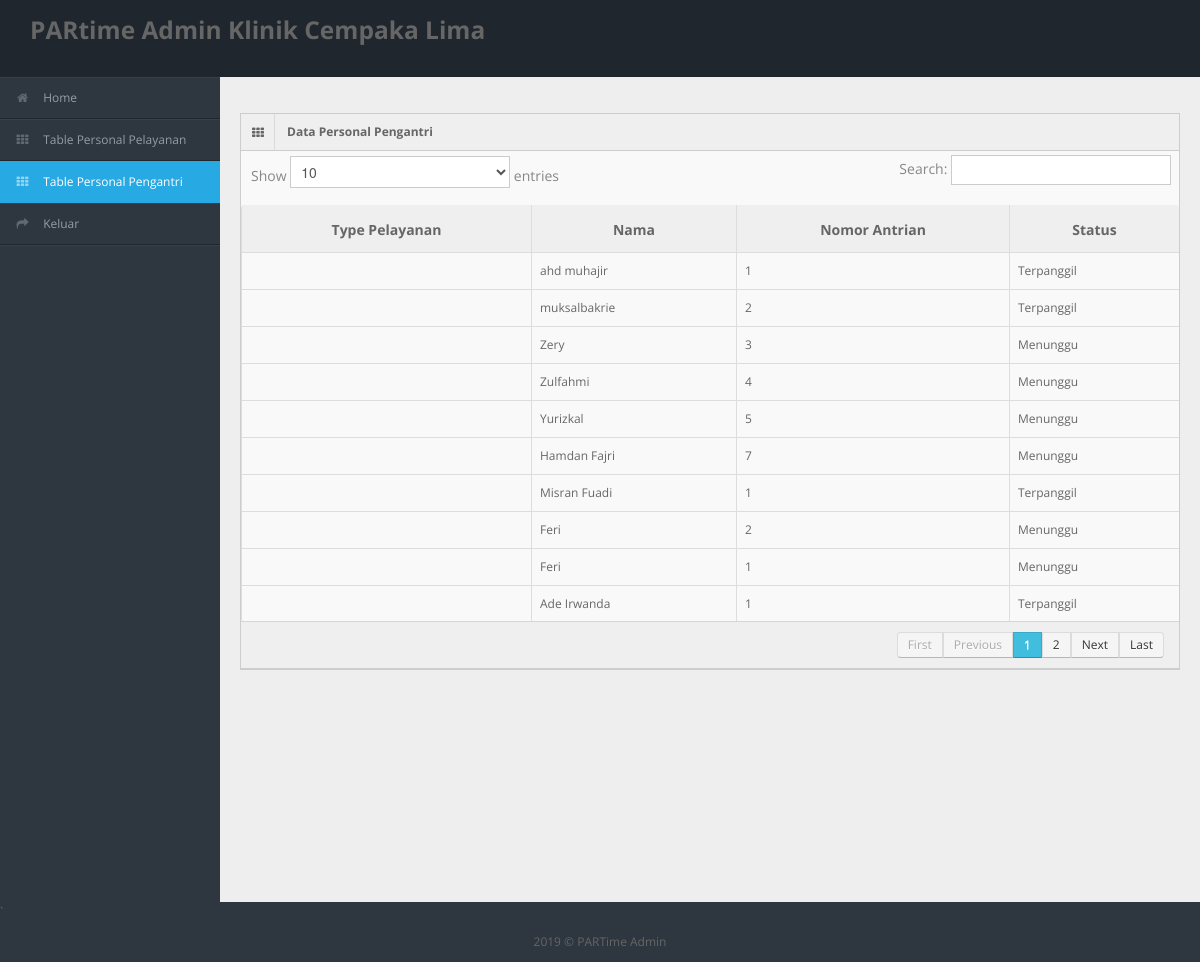
The page /PARtime2/pengantri_bank.php (signed in) on the database its author committed.
### tables this page shows
CREATE TABLE `pengantri_cempaka` (
  `id` int(100) NOT NULL,
  `nomor` varchar(100) DEFAULT NULL,
  `nama` varchar(100) DEFAULT NULL,
  `spesialis` varchar(100) DEFAULT NULL,
  `dokter` varchar(100) DEFAULT NULL,
  `status` varchar(10) DEFAULT NULL
);

### PARtime2/pengantri_bank.php (the view, shortened to what this page needs)
<?php
  include ('app/conn.php');
  $tabel = $_SESSION["tabel"];
?>
<div id="header">
  <h3 class="span12"><a>PARtime Admin <?php echo  $_SESSION["titel"] ;  ?></a></h3>
</div>
<div id="sidebar"> <a href="#" class="visible-phone"><i class="icon icon-th"></i>Tables</a>
    <ul>
      <li><a href="index_master_bank.php"><i class="icon icon-home"></i> <span>Home</span></a> </li>
      <li ><a href="tables_bank.php"><i class="icon icon-th"></i> <span>Table Personal Pelayanan</span></a></li>
      <li class="active"><a href="pengantri_bank.php"><i class="icon icon-th"></i> <span>Table Personal Pengantri</span></a></li>
      <li> <a onclick="return confirm('Apakah yakin keluar?')"  href="app/logout.php"><i class="icon icon-share-alt"></i> <span>Keluar</span></a></li>
    </ul>
</div>
<div id="content">
  <div class="container-fluid">
    <div class="row-fluid">
      <div class="span12">
        <div class="widget-box">
          <div class="widget-title"> <span class="icon"><i class="icon-th"></i></span>
            <h5>Data Personal Pengantri</h5>
          </div>
          <div class="widget-content nopadding">
            <table class="table table-bordered data-table">
              <thead>
                <tr>
                  <th><h5>Type Pelayanan</h5></th>
                  <th><h5>Nama</h5></th>
                  <th><h5>Nomor Antrian</h5></th>
                  <th><h5>Status</h5></th>
                </tr>
              </thead>
                  <tbody>
                <?php
                $query = mysqli_query($connect,"SELECT * FROM pengantri_$tabel");
                while ($data=mysqli_fetch_array($query))
                { $id=$data['id'];
                  if($data['status']=='1')
                  {
                    $status ="Menunggu";
                  }else
                  {
                    $status ="Terpanggil";
                  }?>
                    <tr class="grade">
                      <td><?php echo $data['type_loket']; ?></td>
                      <td><?php echo $data['nama']; ?></td>
                      <td><?php echo $data['nomor']; ?></td>
                      <td><?php echo $status; ?></td>
                    </tr>
                <?php } ?>
                  </tbody>
            </table>
          </div>
        </div>
      </div>
    </div>
  </div>
</div>
<div class="row-fluid">`
  <div id="footer" class="span12"> <?php echo date("Y");?> &copy; PARTime Admin</div>
</div>

### PARtime2/css/matrix-style.css (style rules this page uses)
* { outline:none !important; -moz-outline: none !important; }
html, body { height:100% }
body { overflow-x: hidden; margin-top: -10px; font-family: 'Open Sans', sans-serif; font-size:12px; color:#666; }
a { color:#666; }
select, textarea, input[type="text"], input[type="password"], input[type="datetime"], input[type="datetime-local"], input[type="date"], input[type="month"], input[type="time"], input[type="week"], input[type="number"], input[type="email"], input[type="url"], input[type="search"], input[type="tel"], input[type="color"], .uneditable-input, .label, .dropdown-menu, .btn, .well, .progress, .table-bordered, .btn-group > .btn:first-child, .btn-group > .btn:last-child, .btn-group > .btn:last-child, .btn-group > .dropdown-toggle, .alert { border-radius:0px; }
#footer { padding:10px; text-align:center; }
#header { height: 77px; position: relative; width: 100%; z-index: -9; }
#user-nav > ul > li > a > i, #sidebar li a i { opacity: .5; margin-top: 2px; }
#sidebar { display: block; float: left; position: relative; width: 220px; z-index: 16; }
#sidebar > ul { list-style: none; margin: 0px 0 0; padding: 0; position: absolute; width: 220px; }
#sidebar > ul > li { display: block; position: relative; }
#sidebar > ul > li > a { padding: 10px 0 10px 15px; display: block; color: #939da8; }
#sidebar > ul > li > a > i { margin-right: 10px; }
#sidebar > ul > li.active > a { background: url("../img/menu-active.png") no-repeat scroll right center transparent !important; text-decoration:none; }
#content { background: none repeat scroll 0 0 #eeeeee; margin-left: 220px; margin-right: 0; padding-bottom: 25px; position: relative; min-height:100%; width: auto; }
.container-fluid .row-fluid:first-child { margin-top: 20px; }
.stat-boxes .peity_bar_good, .stat-boxes .peity_line_good, { color: #459D1C; }
.widget-box { background: none repeat scroll 0 0 #F9F9F9; border-left: 1px solid #CDCDCD; border-top: 1px solid #CDCDCD; border-right: 1px solid #CDCDCD; clear: both; margin-top: 16px; margin-bottom: 16px; position: relative; }
.widget-title, .modal-header, .table th, div.dataTables_wrapper .ui-widget-header { background:#efefef; border-bottom: 1px solid #CDCDCD; height: 36px; }
.widget-title span.icon { padding: 9px 10px 7px 11px; float: left; border-right:1px solid #dadada; }
.widget-title h5 { color: #666; float: left; font-size: 12px; font-weight: bold; padding: 12px; line-height: 12px; margin: 0; }
.widget-content { padding:15px; border-bottom: 1px solid #cdcdcd; }
.table th { height: auto; font-size: 10px; padding: 5px 10px 2px; border-bottom: 0; text-align: center; color: #666666; }
.nopadding { padding: 0 !important; }
.nopadding .table { margin-bottom: 0; }
.nopadding .table-bordered { border: 0; }

### PARtime2/css/matrix-media.css (style rules this page uses)
body { background:#2E363F; }
#header { background-color: #1f262d; margin-top:10px; }
#sidebar > ul { border-bottom: 1px solid #37414b }
#sidebar > ul > li { border-top: 1px solid #37414b; border-bottom: 1px solid #1f262d; }
#sidebar > ul > li.active { background-color: #27a9e3; border-bottom: 1px solid #27a9e3; border-top: 1px solid #27a9e3; }
#sidebar > ul > li.active a { color:#fff; text-decoration:none; }

### rows shown on the page
pengantri_cempaka: nama "ahd muhajir", nomor "1", status "Terpanggil"
pengantri_cempaka: nama "muksalbakrie", nomor "2", status "Terpanggil"
pengantri_cempaka: nama "Zery", nomor "3", status "Menunggu"
pengantri_cempaka: nama "Zulfahmi", nomor "4", status "Menunggu"
pengantri_cempaka: nama "Yurizkal", nomor "5", status "Menunggu"
pengantri_cempaka: nama "Hamdan Fajri", nomor "7", status "Menunggu"
pengantri_cempaka: nama "Misran Fuadi", nomor "1", status "Terpanggil"
pengantri_cempaka: nama "Feri", nomor "2", status "Menunggu"
pengantri_cempaka: nama "Feri", nomor "1", status "Menunggu"
pengantri_cempaka: nama "Ade Irwanda", nomor "1", status "Terpanggil"

### other values the page prints
$_SESSION["titel"] "Klinik Cempaka Lima"
